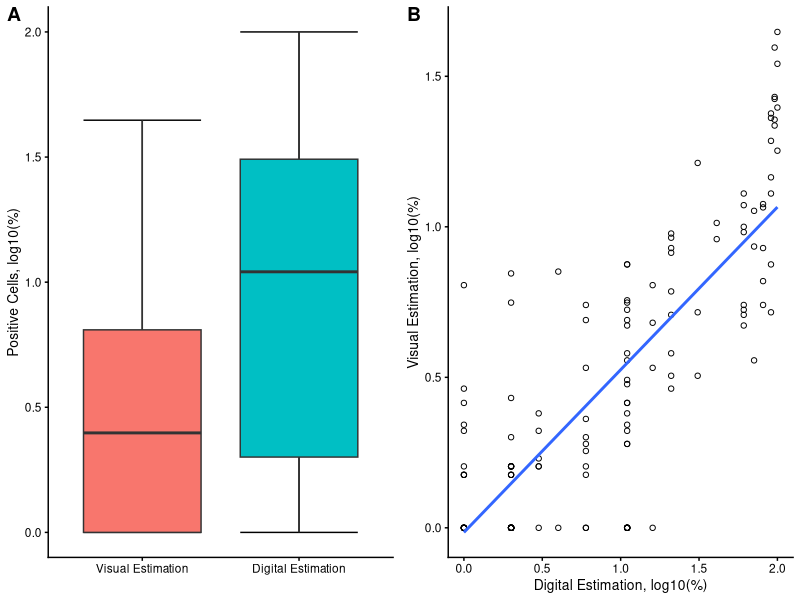
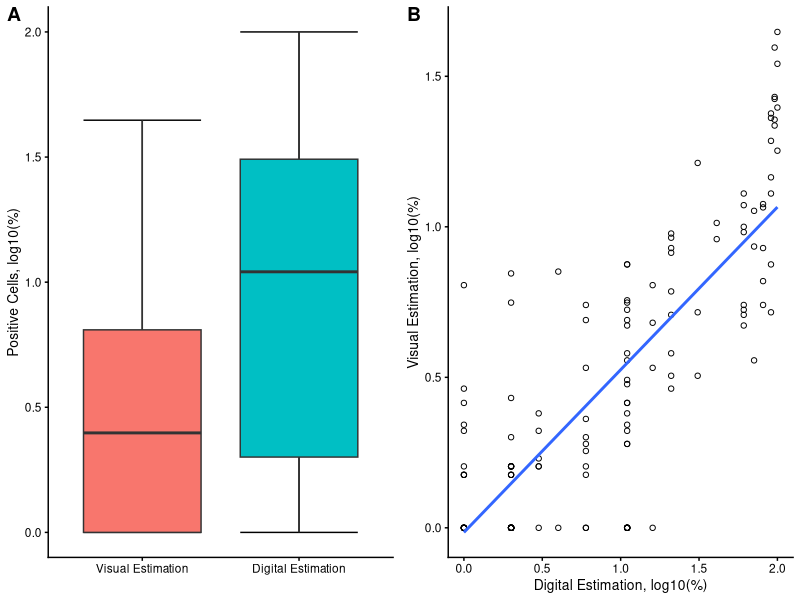

Recreate these plots in R, in order.
library(foreign)
library(plyr)
library(tidyr)
library(dplyr)
library(ggplot2)
library(cowplot)
Data <- read.dta("p53_tma_long.dta")

# Transforming the Data
Data <- Data %>%
  mutate(
    p53_z = log10(p53 + 1),
    ijp53_z = log10(ijp53 + 1)
  )

# Descriptive Statistics
No_Cases <- length(unique(Data$caseid))
No_Spots <- nrow(Data)
p53_Mean <- round(mean(Data$p53, na.rm = TRUE), 1)
# p53 visual estimation
p53_SD <- round(sd(Data$p53, na.rm = TRUE), 1)
p53_Min <- round(min(Data$p53, na.rm = TRUE), 1)
p53_Max <- round(max(Data$p53, na.rm = TRUE), 1)
p53_Mean <- round(mean(Data$p53, na.rm = TRUE), 1)
p53_SD <- round(sd(Data$p53, na.rm = TRUE), 1)
p53_Min <- round(min(Data$p53, na.rm = TRUE), 1)
p53_Max <- round(max(Data$p53, na.rm = TRUE), 1)
# p53 digital estimation
p53ij_Mean <- round(mean(Data$ijp53, na.rm = TRUE), 1)
p53ij_SD <- round(sd(Data$ijp53, na.rm = TRUE), 1)
p53ij_Min <- round(min(Data$ijp53, na.rm = TRUE), 1)
p53ij_Max <- round(max(Data$ijp53, na.rm = TRUE), 1)

# Inferential Statistics
# p53 visual vs digital estimation
p53_Wilcox <- format(wilcox.test(Data$p53, Data$ijp53)$p.value, digits = 2)
p53_Spear <- cor.test(Data$p53, Data$ijp53, method = "spearman")
p53_Spear_Est <- round(p53_Spear$estimate, 2)
p53_Spear_P <- format(p53_Spear$p.value, digits = 2)

# Reshaping for counting subtype and grade by cases
Data_Wide <- plyr::ddply(Data, .(caseid, subtype), summarize, grade = max(grade, na.rm = TRUE))

# Reshaping data for Figure 2
Data_Long <- Data %>%
  select(p53_z, ijp53_z) %>%
  gather(method, value, p53_z:ijp53_z)

# Data for Table 1
## Histologic subtype
T1_s <- Data_Wide %>%
  group_by(subtype) %>%
  summarize(N = n()) %>%
  arrange(desc(N))
## Histologic grade
T1_hg <- Data_Wide %>%
  group_by(grade) %>%
  summarize(N = n())
## Visual & digital estimation by histologic subtype
T1_p53_s <- Data %>%
  group_by(subtype) %>%
  summarize(
    N = n(),
    Mean_V = round(mean(p53, na.rm = TRUE), 1),
    SD_V = round(sd(p53, na.rm = TRUE), 1),
    Mean_D = round(mean(ijp53, na.rm = TRUE), 1),
    SD_D = round(sd(ijp53, na.rm = TRUE), 1)
  ) %>%
  arrange(desc(N))
## Visual & digital estimation by histologic grade
T1_p53_hg <- Data %>%
  group_by(grade) %>%
  filter(!is.na(grade)) %>%
  summarize(
    N = n(),
    Mean_V = round(mean(p53, na.rm = TRUE), 1),
    SD_V = round(sd(p53, na.rm = TRUE), 1),
    Mean_D = round(mean(ijp53, na.rm = TRUE), 1),
    SD_D = round(sd(ijp53, na.rm = TRUE), 1)
  )
## Krukal-Wallis tests
KW_p53_s <- format(kruskal.test(p53 ~ subtype, Data)$p.value, digits = 2)
KW_ijp53_s <- format(kruskal.test(ijp53 ~ subtype, Data)$p.value, digits = 2)
KW_p53_hg <- format(kruskal.test(p53 ~ grade, Data)$p.value, digits = 2)
KW_ijp53_hg <- format(kruskal.test(ijp53 ~ grade, Data)$p.value, digits = 2)

## Figure 2
library(cowplot)
plot1 <- ggplot(Data_Long, aes(method, value, fill = method)) +
  stat_boxplot(geom = "errorbar") +
  geom_boxplot() +
  guides(fill = FALSE) +
  scale_x_discrete(labels = c("Visual Estimation", "Digital Estimation")) +
  ylab("Positive Cells, log10(%)") + xlab("") +
  theme_cowplot(font_size = 10)
plot2 <- ggplot(Data, aes(p53_z, ijp53_z)) +
  geom_point(shape = 1) +
  geom_smooth(method = lm, se = FALSE) +
  ylab("Visual Estimation, log10(%)") +
  xlab("Digital Estimation, log10(%)") +
  theme_cowplot(font_size = 10)
plot_grid(plot1, plot2, labels = c("A", "B"))
ggsave("Fig2.png", height = 3)
